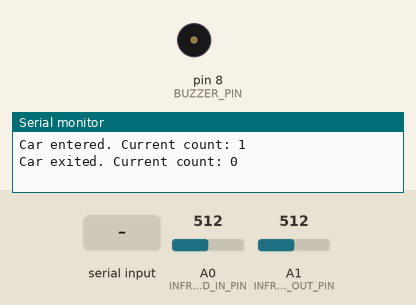
Bench run of a program on a simulated Arduino Uno, built with avr-gcc and run on an emulated ATmega328P. On the bench: buzzer (waves = sounding, pin HIGH), the last lines printed to the serial monitor. The test bench sets the inputs (shaded band); at power-on: A0 (INFRA_RED_IN_PIN) = 512, A1 (INFRA_RED_OUT_PIN) = 512.

Above: at 1.2 s.
1.3 s: "BUZZER_ON\n" received over the second serial link
At 2.0 s:
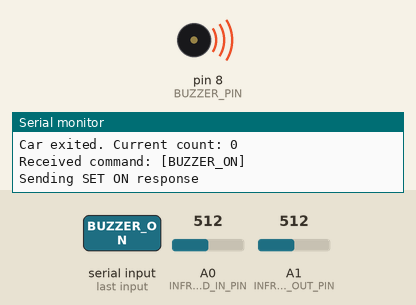
2.8 s: "BUZZER_OFF\n" received over the second serial link
At 3.9 s:
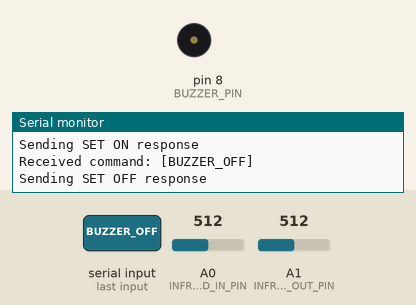
Timing chart, 0 to 5.8 s (numbered marks = the images above; inputs shaded):
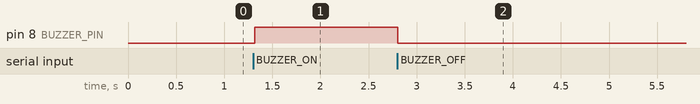

Measured:
- after the input at 1.3 s, pin 8 (BUZZER_PIN): LOW → HIGH at once
- after the input at 2.8 s, pin 8 (BUZZER_PIN): HIGH → LOW at once

The program:

main.cpp
```cpp
#include <Arduino.h>
#include <SoftwareSerial.h>
#include "logic/bluetoothCommandHandler.h"
#include "logic/car_manager.h"
#include "components/infra_red.h"
#include "components/buzzer.h"
#include "components/display.h"
#include "./comn/bluetooth_transmitter.h"

SoftwareSerial BT(10, 11);
BluetoothTransmitter bt(BT);

#define INFRA_RED_IN_PIN A0
#define INFRA_RED_OUT_PIN A1
#define BUZZER_PIN 8

#define LCD_RS_PIN 12
#define LCD_EN_PIN 6
#define LCD_D4_PIN 5
#define LCD_D5_PIN 4
#define LCD_D6_PIN 3
#define LCD_D7_PIN 2

InfraRed infraRedIn(INFRA_RED_IN_PIN);
InfraRed infraRedOut(INFRA_RED_OUT_PIN);
Buzzer buzzer(BUZZER_PIN);
CarManager carManager(infraRedIn, infraRedOut);
DisplayManager displayManager(carManager, LCD_RS_PIN, LCD_EN_PIN, LCD_D4_PIN, LCD_D5_PIN, LCD_D6_PIN, LCD_D7_PIN);

void setup()
{
  BT.begin(9600);
  Serial.begin(9600);

  infraRedIn.init();
  infraRedOut.init();
  buzzer.init();
}

void loop()
{
  if (BT.available())
  {
    String command = BT.readStringUntil('\n');
    command.trim();
    Serial.print("Received command: [");
    Serial.print(command);
    Serial.println("]");
    BluetoothCommandHandler::handle(command, BT, infraRedIn, infraRedOut, buzzer, carManager);
  }

  displayManager.update();
  carManager.update();
  delay(20);
}
```

bluetooth_transmitter.h
```cpp
#pragma once
#include <Arduino.h>
#include <SoftwareSerial.h>

class BluetoothTransmitter
{
private:
    Stream &out;

public:
    BluetoothTransmitter(Stream &outputStream) : out(outputStream) {}

    void send(const String &message)
    {
        out.println(message);
    }
};
```

buzzer.h
```cpp
#pragma once
#include <Arduino.h>

class Buzzer
{
private:
    int pin;

public:
    Buzzer(int p) : pin(p) {}
    void init()
    {
        pinMode(pin, OUTPUT);
        off();
    }
    void on() { digitalWrite(pin, HIGH); }
    void off() { digitalWrite(pin, LOW); }
};
```

display.h
```cpp
#ifndef DISPLAY_MANAGER_H
#define DISPLAY_MANAGER_H

#include <LiquidCrystal.h>
#include "../logic/car_manager.h"

class DisplayManager
{
private:
    LiquidCrystal lcd;
    CarManager &carManager;
    int lastCarCount;

public:
    DisplayManager(CarManager &cm, int rs, int en, int d4, int d5, int d6, int d7)
        : lcd(rs, en, d4, d5, d6, d7), carManager(cm)
    {
        lastCarCount = -1;
    }

    void init()
    {
        lcd.begin(16, 2);
        updateDisplay();
    }

    void update()
    {
        int currentCount = carManager.getCarCount();
        if (currentCount != lastCarCount)
        {
            updateDisplay();
            lastCarCount = currentCount;
        }
    }

private:
    void updateDisplay()
    {
        lcd.setCursor(0, 0);
        lcd.print("Cars: ");
        lcd.print(carManager.getCarCount());
        lcd.print("   ");
    }
};

#endif
```

infra_red.h
```cpp
#pragma once
#include <Arduino.h>

class InfraRed
{
private:
    int pin;

public:
    InfraRed(int p) : pin(p) {}
    void init() { pinMode(pin, INPUT); }
    bool isDetected(int threshold = 100) const
    {
        return analogRead(pin) > threshold;
    }
};
```

bluetoothCommandHandler.h
```cpp
#pragma once
#include "../logic/car_manager.h"
#include "../components/infra_red.h"
#include "../components/buzzer.h"

class BluetoothCommandHandler
{
public:
    static void handle(const String &command, Stream &bt, InfraRed &infraRedIn, InfraRed &infraRedOut, Buzzer &buzzer, CarManager &carManager)
    {
        String cmd = command;
        cmd.trim();

        String upperCmd = cmd;
        upperCmd.toUpperCase();

        if (upperCmd == "BUZZER_ON")
        {
            buzzer.on();
            Serial.println("Sending SET ON response");
            bt.println("SET ON");
        }
        else if (upperCmd == "BUZZER_OFF")
        {
            buzzer.off();
            Serial.println("Sending SET OFF response");
            bt.println("SET OFF");
        }
        else if (upperCmd == "PING")
        {
            Serial.println("Sending PONG response");
            bt.println("PONG");
        }
        else if (upperCmd == "WHOAREYOU")
        {
            Serial.println("Sending CONTROL response");
            bt.println("CONTROL");
        }
        else if (upperCmd == "CAPACITY")
        {
            int capacity = carManager.getCarCount();
            Serial.print("Sending CAPACITY response: ");
            Serial.println(capacity);
            bt.println(capacity);
        }
        else if (upperCmd == "CONTROL")
        {
            Serial.println("Sending CONTROL response");
            bt.println("CONTROL");
        }
        else if (upperCmd == "MAC")
        {
            Serial.println("Sending MAC response");
            bt.println("98:D3:11:FD:71:A7");
        }
        else
        {
            bt.println("Unknown command.");
        }
    }
};
```

car_manager.h
```cpp
#ifndef CAR_MANAGER_H
#define CAR_MANAGER_H

#include "../components/infra_red.h"

class CarManager
{
private:
    InfraRed &infraRedIn;
    InfraRed &infraRedOut;
    int numCars;
    bool lastInDetected;
    bool lastOutDetected;

public:
    CarManager(InfraRed &in, InfraRed &out)
        : infraRedIn(in), infraRedOut(out)
    {
        numCars = 0;
        lastInDetected = false;
        lastOutDetected = false;
    }

    void update()
    {
        checkCarEntry();
        checkCarExit();
    }

    int getCarCount() const
    {
        return numCars;
    }

    void setCarCount(int count)
    {
        numCars = count;
    }

private:
    void checkCarEntry()
    {
        bool inDetected = infraRedIn.isDetected();
        if (inDetected && !lastInDetected)
        {
            numCars++;
            Serial.print("Car entered. Current count: ");
            Serial.println(numCars);
        }
        lastInDetected = inDetected;
    }

    void checkCarExit()
    {
        bool outDetected = infraRedOut.isDetected();
        if (outDetected && !lastOutDetected)
        {
            if (numCars > 0)
            {
                numCars--;
                Serial.print("Car exited. Current count: ");
                Serial.println(numCars);
            }
        }
        lastOutDetected = outDetected;
    }
};

#endif
```
